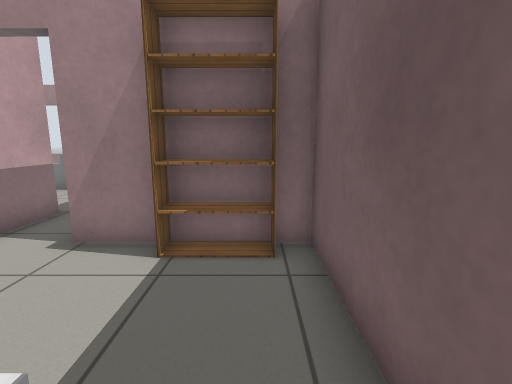
[1] (above)

16 first-person views from a walk through a robot-simulator world made for Gazebo. The camera is 1 m above the floor, tilts 10° down and sees 85° across. Floor lines are 1 m apart. The floor is counted in squares, 0.5 m on a side. Each view is taken from the middle of a square. On the plan, view 1 faces up. The plan holds only what a view shows up to about 16 squares ahead; the rest is blank. The robots in the file are not drawn. Simple patterns stand in for the simulator's built-in surfaces. Some stock models are drawn as simple stand-ins.

[2]
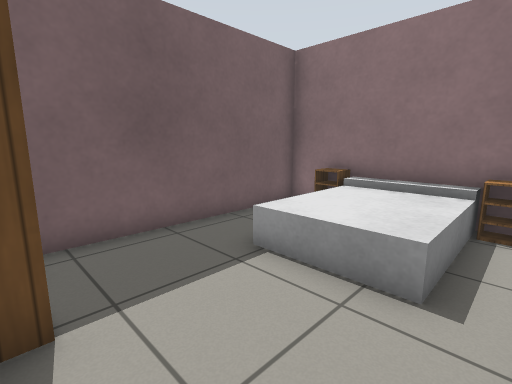

[3]
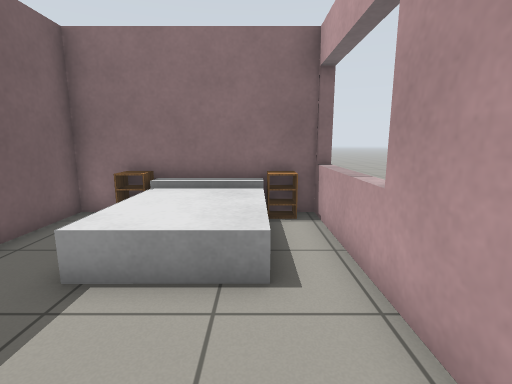

[4]
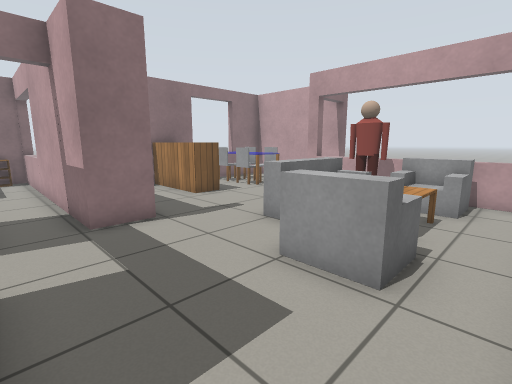

[5]
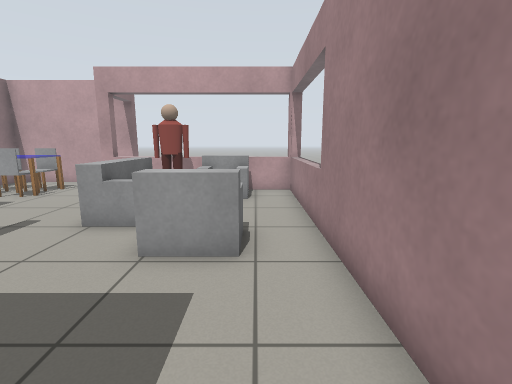

[6]
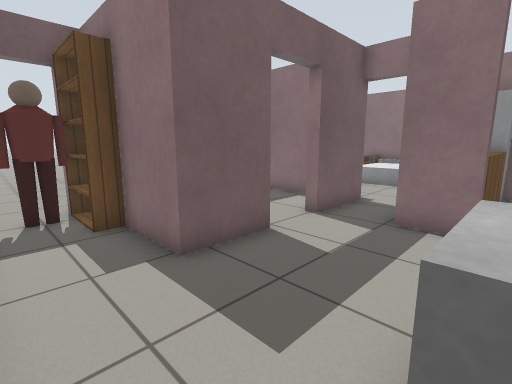

[7]
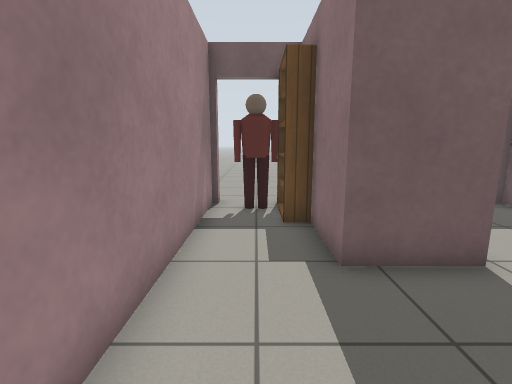

[8]
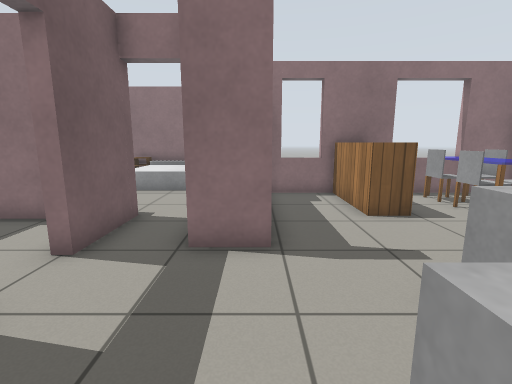

[9]
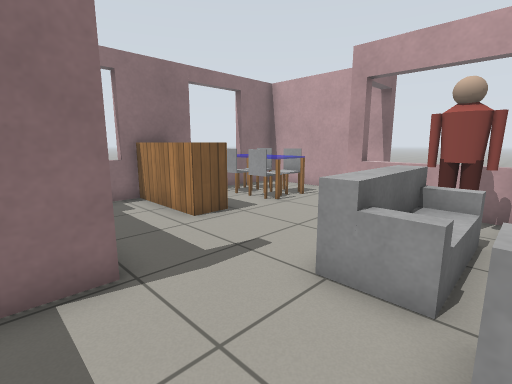

[10]
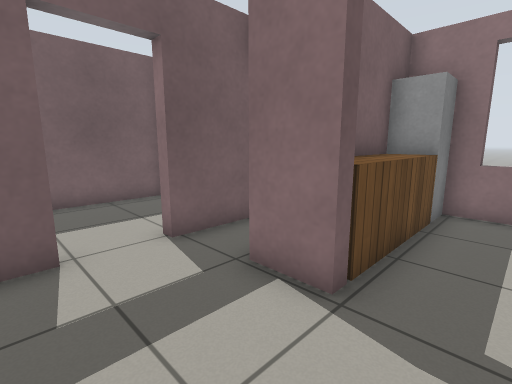

[11]
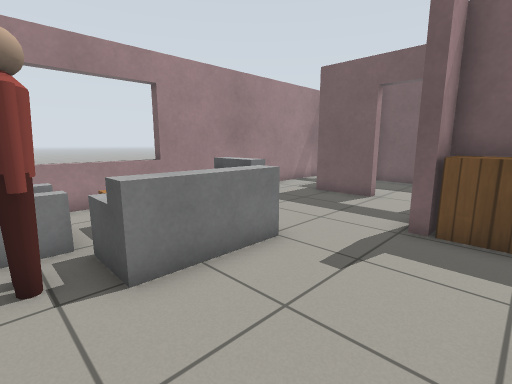

[12]
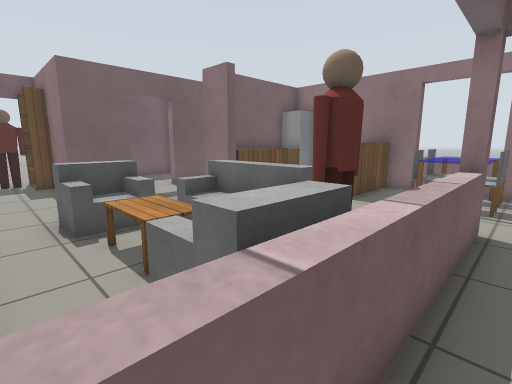

[13]
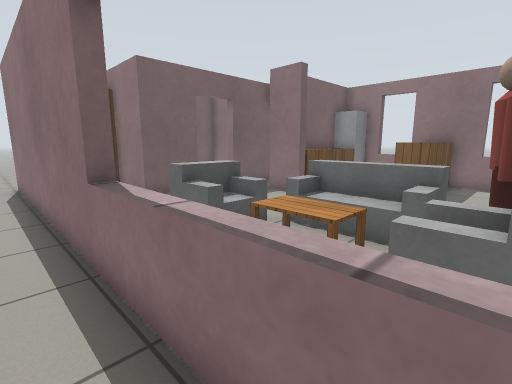

[14]
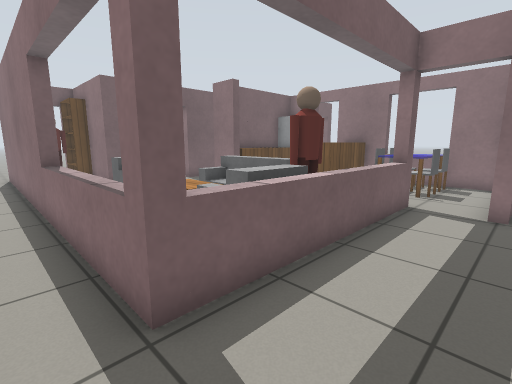

[15]
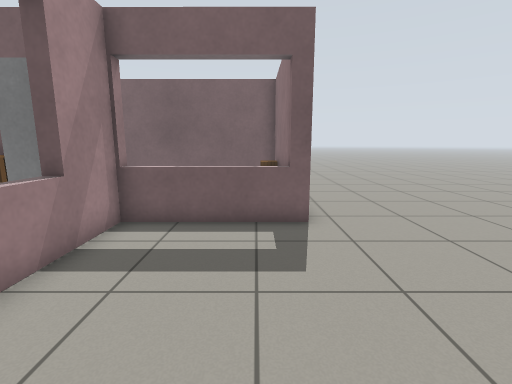

[16]
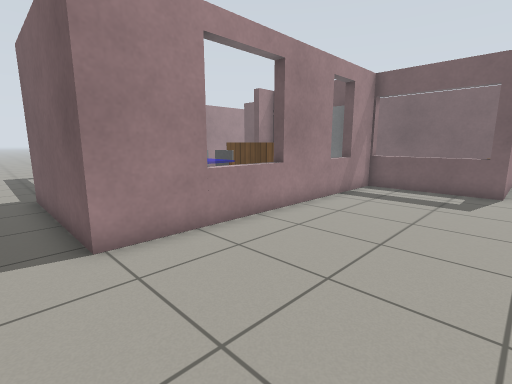

### Floor plan
Points are (right, up) in squares from view 1. A wall is a line through its corners. A room is listed if a view was taken in it or the views show most of it. See-through windows are left out.
Room 1 (views 1, 2, 3)
walls: (-6.1, -2.9) (1.1, -3) (1.1, 5.4) (-3.7, 5.4); (-5.7, 5.9) (-5.7, -3)
low walls: (-3.4, -3.4) (-6.1, -3.4)
ways out: open door at (-4.5, 6) to room 2; opening at (-6, -4.5) to room 4
objects: other object (-5, -3) to (-5, -2); bed (-4, -2) to (-1, 1); other object (-1, -3); other object (-1, 5) to (0, 5)
Room 2 (views 4, 5, 6, 7, 8, 9, 10, 11)
walls: (-14.9, 11.9) (-14.9, 7.4); (-3.7, 10.2) (-3.7, 12.6) (-1.8, 12.6); (-6.1, 3) (-6.1, 7.4) (-7.3, 7.4) (-7.3, 7.9) (-5.7, 7.9) (-5.7, 5.9); (-3.7, 5.4) (-3.7, 8.2); (-17.3, 7.9) (-17.3, 1.9) (-7.4, 1.9); (-14.9, 16) (-14.9, 13.6); (1.1, 15.5) (-15.4, 15.5)
ways out: open door at (-4.5, 6) to room 1; open door at (-16.5, 8) to room 3; open door at (1, 15) to room 3; open door at (-3.5, 9.5) to room 5
objects: chair (-15, 3) to (-15, 4); chair (-15, 5); table (-14, 3) to (-14, 5); person (-14, 10) to (-14, 11); sofa (-14, 12) to (-13, 13); chair (-13, 3); chair (-13, 5); sofa (-12, 10) to (-10, 11); table (-12, 12) to (-10, 13); wooden box (-11, 3) to (-10, 5); sofa (-9, 12) to (-8, 13); white post (-7, 2) to (-7, 3); wooden box (-7, 4) to (-7, 7); other object (-1, 13) to (0, 13); person (0, 14) to (1, 14)
Room 3 (views 12, 13, 14)
walls: (-15.3, 7.4) (-15.3, 15.9) (1.5, 15.9); (-17.7, 2.5) (-17.7, 7.9) (-17.3, 7.9)
ways out: open door at (-16.5, 8) to room 2; open door at (1, 15) to room 2; opening at (-19, 3) to room 4; opening at (2.5, 15.5)
Room 4 (views 15, 16)
walls: (-6.1, -3.4) (-6.1, 1.5); (-5.6, 1.5) (-17.7, 1.5) (-17.7, 2.5)
ways out: opening at (-6, -4.5) to room 1; opening at (-19, 3) to room 3
Room 5 (no view inside)
walls: (-1.6, 5.8) (1.1, 5.8) (1.1, 12)
ways out: open door at (-3.5, 9.5) to room 2

Where each view was taken, in squares from view 1:
view 1: 0 up, 0 right, facing up
view 2: 5 up, 5 left, facing down-right
view 3: 5 up, 4 left, facing down
view 4: 15 up, 4 left, facing down-left
view 5: 14 up, 3 left, facing left
view 6: 15 up, 8 left, facing down-right
view 7: 14 up, 8 left, facing right
view 8: 13 up, 7 left, facing down
view 9: 12 up, 6 left, facing down-left
view 10: 11 up, 9 left, facing down-right
view 11: 6 up, 14 left, facing up-right
view 12: 15 up, 16 left, facing down-right
view 13: 17 up, 14 left, facing down-right
view 14: 17 up, 18 left, facing down-right
view 15: 2 down, 13 left, facing right
view 16: 4 down, 19 left, facing up-right
